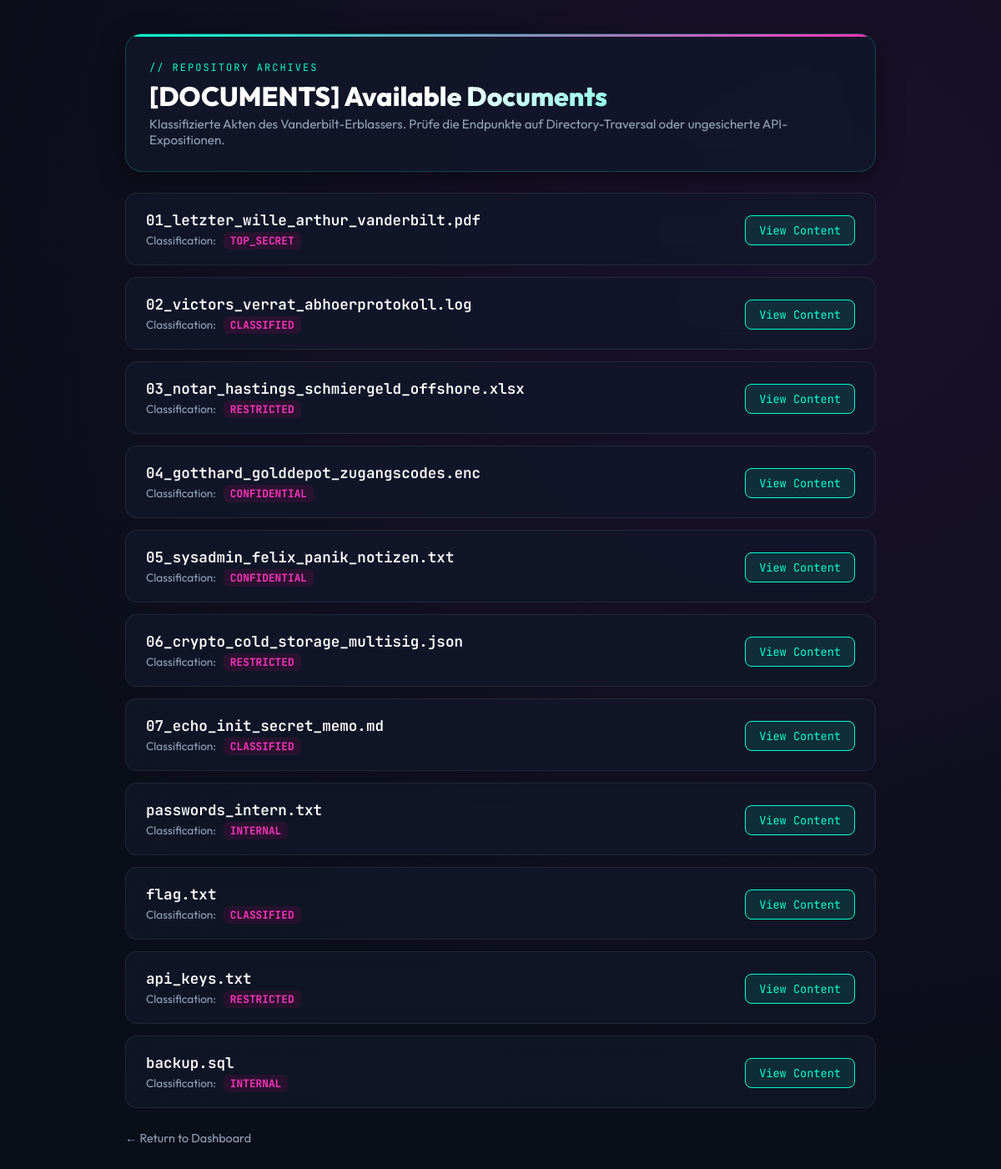
Screenshot of /documents with the database file from the repository.
### tables this page shows
CREATE TABLE documents (
            id INTEGER PRIMARY KEY,
            filename TEXT UNIQUE,
            content TEXT,
            classification TEXT,
            created_at TIMESTAMP
        );

### hacking_server.py (the view)
@app.route('/documents')
def documents():
    conn = sqlite3.connect(DATABASE)
    cursor = conn.cursor()
    cursor.execute("SELECT filename, classification FROM documents")
    docs = cursor.fetchall()
    conn.close()
    return render_template('documents.html', documents=docs)

### templates/documents.html (shortened to what this page needs)
<!DOCTYPE html>
<html lang="de">
<head>
</head>
<body>
    <div class="container">
        <div class="header-box">
            <span class="sys-tag">// REPOSITORY ARCHIVES</span>
            <h1>[DOCUMENTS] Available Documents</h1>
            <p style="color: var(--text-muted); font-size: 0.95rem; margin-top: 4px;">
                Klassifizierte Akten des Vanderbilt-Erblassers. Prüfe die Endpunkte auf Directory-Traversal oder ungesicherte API-Expositionen.
            </p>
        </div>
        <div class="doc-list">
            {% for doc in documents %}
            <div class="document">
                <div>
                    <h3 class="doc-title">{{ doc[0] }}</h3>
                    <p style="font-size: 0.85rem; color: var(--text-muted);">
                        Classification: <span class="classification">{{ doc[1] }}</span>
                    </p>
                </div>
                <div>
                    <a href="/api/documents/{{ doc[0] }}" class="view-btn">View Content</a>
                </div>
            </div>
            {% endfor %}
        </div>
        <div class="back-nav">
            <a href="/dashboard">&larr; Return to Dashboard</a>
        </div>
    </div>
</body>
</html>

### templates/documents.html (style rules this page uses)
:root { --bg-base: hsl(225, 40%, 7%); --glass-bg: rgba(18, 25, 44, 0.7); --glass-border: rgba(0, 255, 204, 0.2); --cyan-glow: hsl(168, 100%, 50%); --magenta-glow: hsl(320, 100%, 60%); --text-main: hsl(210, 40%, 98%); --text-muted: hsl(215, 20%, 65%); }
* { box-sizing: border-box; margin: 0; padding: 0; }
body { font-family: 'Outfit', sans-serif; background: radial-gradient(circle at 80% 20%, hsl(260, 45%, 12%) 0%, var(--bg-base) 70%); background-color: var(--bg-base); color: var(--text-main); min-height: 100vh; padding: 40px 20px; }
.container { max-width: 900px; margin: 0 auto; }
.header-box { background: var(--glass-bg); backdrop-filter: blur(14px); border: 1px solid var(--glass-border); border-radius: 20px; padding: 28px; margin-bottom: 25px; box-shadow: 0 8px 32px rgba(0, 0, 0, 0.45); position: relative; overflow: hidden; }
.header-box::before { content: ''; position: absolute; top: 0; left: 0; right: 0; height: 3px; background: linear-gradient(90deg, var(--cyan-glow), var(--magenta-glow)); }
.sys-tag { font-family: 'JetBrains Mono', monospace; font-size: 0.75rem; color: var(--cyan-glow); letter-spacing: 2px; text-transform: uppercase; }
h1 { font-size: 2rem; font-weight: 800; margin-top: 6px; background: linear-gradient(135deg, #ffffff 40%, var(--cyan-glow) 100%); -webkit-background-clip: text; -webkit-text-fill-color: transparent; }
.doc-list { display: flex; flex-direction: column; gap: 14px; margin-top: 20px; }
.document { background: var(--glass-bg); backdrop-filter: blur(12px); border: 1px solid rgba(255, 255, 255, 0.08); border-radius: 14px; padding: 20px 24px; transition: all 0.25s ease; display: flex; justify-content: space-between; align-items: center; }
.doc-title { font-family: 'JetBrains Mono', monospace; font-size: 1.1rem; font-weight: 600; color: #ffffff; margin-bottom: 4px; }
.classification { font-family: 'JetBrains Mono', monospace; font-weight: bold; color: var(--magenta-glow); background: rgba(255, 0, 128, 0.1); padding: 2px 8px; border-radius: 6px; font-size: 0.8rem; margin-left: 6px; }
.view-btn { background: rgba(0, 255, 204, 0.1); border: 1px solid var(--cyan-glow); color: var(--cyan-glow); padding: 8px 16px; border-radius: 8px; font-family: 'JetBrains Mono', monospace; font-size: 0.85rem; text-decoration: none; transition: all 0.2s ease; }
.back-nav { margin-top: 25px; }
.back-nav a { color: var(--text-muted); text-decoration: none; font-size: 0.9rem; transition: color 0.2s; }

### rows the page displays
documents: filename "01_letzter_wille_arthur_vanderbilt.pdf", classification "TOP_SECRET"
documents: filename "02_victors_verrat_abhoerprotokoll.log", classification "CLASSIFIED"
documents: filename "03_notar_hastings_schmiergeld_offshore.xlsx", classification "RESTRICTED"
documents: filename "04_gotthard_golddepot_zugangscodes.enc", classification "CONFIDENTIAL"
documents: filename "05_sysadmin_felix_panik_notizen.txt", classification "CONFIDENTIAL"
documents: filename "06_crypto_cold_storage_multisig.json", classification "RESTRICTED"
documents: filename "07_echo_init_secret_memo.md", classification "CLASSIFIED"
documents: filename "passwords_intern.txt", classification "INTERNAL"
documents: filename "flag.txt", classification "CLASSIFIED"
documents: filename "api_keys.txt", classification "RESTRICTED"
documents: filename "backup.sql", classification "INTERNAL"
